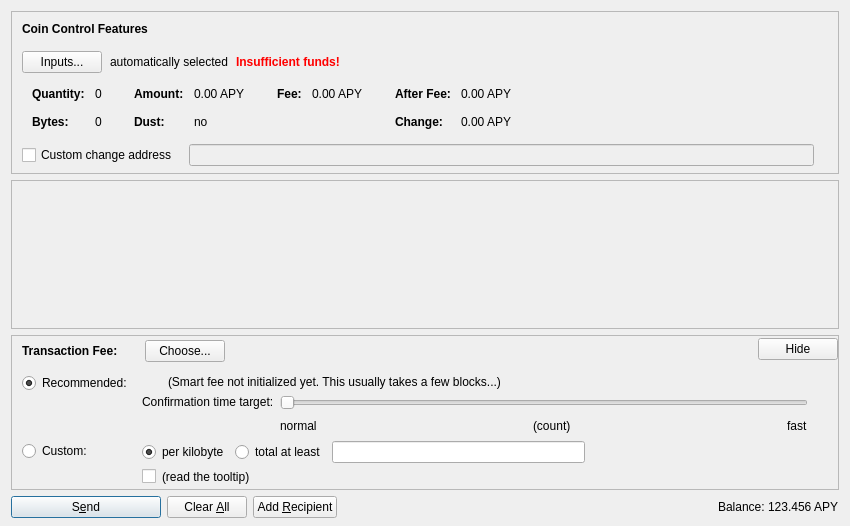
<?xml version="1.0" encoding="UTF-8"?>
<ui version="4.0">
 <class>SendCoinsDialog</class>
 <widget class="QDialog" name="SendCoinsDialog">
  <property name="geometry">
   <rect>
    <x>0</x>
    <y>0</y>
    <width>850</width>
    <height>526</height>
   </rect>
  </property>
  <property name="windowTitle">
   <string>Send Coins</string>
  </property>
  <layout class="QVBoxLayout" name="verticalLayout" stretch="0,1,0,0">
   <property name="bottomMargin">
    <number>8</number>
   </property>
   <item>
    <widget class="QFrame" name="frameCoinControl">
     <property name="sizePolicy">
      <sizepolicy hsizetype="Expanding" vsizetype="Expanding">
       <horstretch>0</horstretch>
       <verstretch>0</verstretch>
      </sizepolicy>
     </property>
     <property name="maximumSize">
      <size>
       <width>16777215</width>
       <height>16777215</height>
      </size>
     </property>
     <property name="frameShape">
      <enum>QFrame::StyledPanel</enum>
     </property>
     <property name="frameShadow">
      <enum>QFrame::Sunken</enum>
     </property>
     <layout class="QVBoxLayout" name="verticalLayoutCoinControl2">
      <property name="spacing">
       <number>0</number>
      </property>
      <property name="leftMargin">
       <number>0</number>
      </property>
      <property name="topMargin">
       <number>0</number>
      </property>
      <property name="rightMargin">
       <number>0</number>
      </property>
      <property name="bottomMargin">
       <number>6</number>
      </property>
      <item>
       <layout class="QVBoxLayout" name="verticalLayoutCoinControl" stretch="0,0,0,0,1">
        <property name="spacing">
         <number>0</number>
        </property>
        <property name="leftMargin">
         <number>10</number>
        </property>
        <property name="topMargin">
         <number>10</number>
        </property>
        <item>
         <layout class="QHBoxLayout" name="horizontalLayoutCoinControl1">
          <property name="bottomMargin">
           <number>15</number>
          </property>
          <item>
           <widget class="QLabel" name="labelCoinControlFeatures">
            <property name="sizePolicy">
             <sizepolicy hsizetype="Preferred" vsizetype="Maximum">
              <horstretch>0</horstretch>
              <verstretch>0</verstretch>
             </sizepolicy>
            </property>
            <property name="font">
             <font>
              <weight>75</weight>
              <bold>true</bold>
             </font>
            </property>
            <property name="styleSheet">
             <string notr="true">font-weight:bold;</string>
            </property>
            <property name="text">
             <string>Coin Control Features</string>
            </property>
           </widget>
          </item>
         </layout>
        </item>
        <item>
         <layout class="QHBoxLayout" name="horizontalLayoutCoinControl2" stretch="0,0,0,0">
          <property name="spacing">
           <number>8</number>
          </property>
          <property name="bottomMargin">
           <number>10</number>
          </property>
          <item>
           <widget class="QPushButton" name="pushButtonCoinControl">
            <property name="styleSheet">
             <string notr="true"/>
            </property>
            <property name="text">
             <string>Inputs...</string>
            </property>
            <property name="autoDefault">
             <bool>false</bool>
            </property>
           </widget>
          </item>
          <item>
           <widget class="QLabel" name="labelCoinControlAutomaticallySelected">
            <property name="text">
             <string>automatically selected</string>
            </property>
            <property name="margin">
             <number>5</number>
            </property>
           </widget>
          </item>
          <item>
           <widget class="QLabel" name="labelCoinControlInsuffFunds">
            <property name="font">
             <font>
              <weight>75</weight>
              <bold>true</bold>
             </font>
            </property>
            <property name="styleSheet">
             <string notr="true">color:red;font-weight:bold;</string>
            </property>
            <property name="text">
             <string>Insufficient funds!</string>
            </property>
            <property name="margin">
             <number>5</number>
            </property>
           </widget>
          </item>
          <item>
           <spacer name="horizontalSpacerCoinControl">
            <property name="orientation">
             <enum>Qt::Horizontal</enum>
            </property>
            <property name="sizeHint" stdset="0">
             <size>
              <width>40</width>
              <height>1</height>
             </size>
            </property>
           </spacer>
          </item>
         </layout>
        </item>
        <item>
         <widget class="QWidget" name="widgetCoinControl" native="true">
          <property name="sizePolicy">
           <sizepolicy hsizetype="Preferred" vsizetype="Preferred">
            <horstretch>0</horstretch>
            <verstretch>0</verstretch>
           </sizepolicy>
          </property>
          <property name="minimumSize">
           <size>
            <width>0</width>
            <height>0</height>
           </size>
          </property>
          <property name="styleSheet">
           <string notr="true"/>
          </property>
          <layout class="QHBoxLayout" name="horizontalLayoutCoinControl5">
           <property name="leftMargin">
            <number>0</number>
           </property>
           <property name="topMargin">
            <number>0</number>
           </property>
           <property name="rightMargin">
            <number>0</number>
           </property>
           <property name="bottomMargin">
            <number>0</number>
           </property>
           <item>
            <layout class="QHBoxLayout" name="horizontalLayoutCoinControl3" stretch="0,0,0,1">
             <property name="spacing">
              <number>20</number>
             </property>
             <property name="topMargin">
              <number>0</number>
             </property>
             <property name="bottomMargin">
              <number>10</number>
             </property>
             <item>
              <layout class="QFormLayout" name="formLayoutCoinControl1">
               <property name="horizontalSpacing">
                <number>10</number>
               </property>
               <property name="verticalSpacing">
                <number>14</number>
               </property>
               <property name="leftMargin">
                <number>10</number>
               </property>
               <property name="topMargin">
                <number>4</number>
               </property>
               <property name="rightMargin">
                <number>6</number>
               </property>
               <item row="0" column="0">
                <widget class="QLabel" name="labelCoinControlQuantityText">
                 <property name="font">
                  <font>
                   <weight>75</weight>
                   <bold>true</bold>
                  </font>
                 </property>
                 <property name="text">
                  <string>Quantity:</string>
                 </property>
                 <property name="margin">
                  <number>0</number>
                 </property>
                </widget>
               </item>
               <item row="0" column="1">
                <widget class="QLabel" name="labelCoinControlQuantity">
                 <property name="cursor">
                  <cursorShape>IBeamCursor</cursorShape>
                 </property>
                 <property name="contextMenuPolicy">
                  <enum>Qt::ActionsContextMenu</enum>
                 </property>
                 <property name="text">
                  <string notr="true">0</string>
                 </property>
                 <property name="margin">
                  <number>0</number>
                 </property>
                 <property name="textInteractionFlags">
                  <set>Qt::LinksAccessibleByMouse|Qt::TextSelectableByKeyboard|Qt::TextSelectableByMouse</set>
                 </property>
                </widget>
               </item>
               <item row="1" column="0">
                <widget class="QLabel" name="labelCoinControlBytesText">
                 <property name="font">
                  <font>
                   <weight>75</weight>
                   <bold>true</bold>
                  </font>
                 </property>
                 <property name="text">
                  <string>Bytes:</string>
                 </property>
                </widget>
               </item>
               <item row="1" column="1">
                <widget class="QLabel" name="labelCoinControlBytes">
                 <property name="cursor">
                  <cursorShape>IBeamCursor</cursorShape>
                 </property>
                 <property name="contextMenuPolicy">
                  <enum>Qt::ActionsContextMenu</enum>
                 </property>
                 <property name="text">
                  <string notr="true">0</string>
                 </property>
                 <property name="textInteractionFlags">
                  <set>Qt::LinksAccessibleByMouse|Qt::TextSelectableByKeyboard|Qt::TextSelectableByMouse</set>
                 </property>
                </widget>
               </item>
              </layout>
             </item>
             <item>
              <layout class="QFormLayout" name="formLayoutCoinControl2">
               <property name="horizontalSpacing">
                <number>10</number>
               </property>
               <property name="verticalSpacing">
                <number>14</number>
               </property>
               <property name="leftMargin">
                <number>6</number>
               </property>
               <property name="topMargin">
                <number>4</number>
               </property>
               <property name="rightMargin">
                <number>6</number>
               </property>
               <item row="0" column="0">
                <widget class="QLabel" name="labelCoinControlAmountText">
                 <property name="font">
                  <font>
                   <weight>75</weight>
                   <bold>true</bold>
                  </font>
                 </property>
                 <property name="text">
                  <string>Amount:</string>
                 </property>
                 <property name="margin">
                  <number>0</number>
                 </property>
                </widget>
               </item>
               <item row="0" column="1">
                <widget class="QLabel" name="labelCoinControlAmount">
                 <property name="cursor">
                  <cursorShape>IBeamCursor</cursorShape>
                 </property>
                 <property name="contextMenuPolicy">
                  <enum>Qt::ActionsContextMenu</enum>
                 </property>
                 <property name="text">
                  <string notr="true">0.00 APY</string>
                 </property>
                 <property name="textInteractionFlags">
                  <set>Qt::LinksAccessibleByMouse|Qt::TextSelectableByKeyboard|Qt::TextSelectableByMouse</set>
                 </property>
                </widget>
               </item>
               <item row="1" column="0">
                <widget class="QLabel" name="labelCoinControlLowOutputText">
                 <property name="font">
                  <font>
                   <weight>75</weight>
                   <bold>true</bold>
                  </font>
                 </property>
                 <property name="text">
                  <string>Dust:</string>
                 </property>
                </widget>
               </item>
               <item row="1" column="1">
                <widget class="QLabel" name="labelCoinControlLowOutput">
                 <property name="cursor">
                  <cursorShape>IBeamCursor</cursorShape>
                 </property>
                 <property name="contextMenuPolicy">
                  <enum>Qt::ActionsContextMenu</enum>
                 </property>
                 <property name="text">
                  <string notr="true">no</string>
                 </property>
                 <property name="textInteractionFlags">
                  <set>Qt::LinksAccessibleByMouse|Qt::TextSelectableByKeyboard|Qt::TextSelectableByMouse</set>
                 </property>
                </widget>
               </item>
              </layout>
             </item>
             <item>
              <layout class="QFormLayout" name="formLayoutCoinControl3">
               <property name="horizontalSpacing">
                <number>10</number>
               </property>
               <property name="verticalSpacing">
                <number>14</number>
               </property>
               <property name="leftMargin">
                <number>6</number>
               </property>
               <property name="topMargin">
                <number>4</number>
               </property>
               <property name="rightMargin">
                <number>6</number>
               </property>
               <item row="0" column="0">
                <widget class="QLabel" name="labelCoinControlFeeText">
                 <property name="font">
                  <font>
                   <weight>75</weight>
                   <bold>true</bold>
                  </font>
                 </property>
                 <property name="text">
                  <string>Fee:</string>
                 </property>
                 <property name="margin">
                  <number>0</number>
                 </property>
                </widget>
               </item>
               <item row="0" column="1">
                <widget class="QLabel" name="labelCoinControlFee">
                 <property name="cursor">
                  <cursorShape>IBeamCursor</cursorShape>
                 </property>
                 <property name="contextMenuPolicy">
                  <enum>Qt::ActionsContextMenu</enum>
                 </property>
                 <property name="text">
                  <string notr="true">0.00 APY</string>
                 </property>
                 <property name="textInteractionFlags">
                  <set>Qt::LinksAccessibleByMouse|Qt::TextSelectableByKeyboard|Qt::TextSelectableByMouse</set>
                 </property>
                </widget>
               </item>
              </layout>
             </item>
             <item>
              <layout class="QFormLayout" name="formLayoutCoinControl4">
               <property name="horizontalSpacing">
                <number>10</number>
               </property>
               <property name="verticalSpacing">
                <number>14</number>
               </property>
               <property name="leftMargin">
                <number>6</number>
               </property>
               <property name="topMargin">
                <number>4</number>
               </property>
               <property name="rightMargin">
                <number>6</number>
               </property>
               <item row="0" column="0">
                <widget class="QLabel" name="labelCoinControlAfterFeeText">
                 <property name="font">
                  <font>
                   <weight>75</weight>
                   <bold>true</bold>
                  </font>
                 </property>
                 <property name="text">
                  <string>After Fee:</string>
                 </property>
                 <property name="margin">
                  <number>0</number>
                 </property>
                </widget>
               </item>
               <item row="0" column="1">
                <widget class="QLabel" name="labelCoinControlAfterFee">
                 <property name="cursor">
                  <cursorShape>IBeamCursor</cursorShape>
                 </property>
                 <property name="contextMenuPolicy">
                  <enum>Qt::ActionsContextMenu</enum>
                 </property>
                 <property name="text">
                  <string notr="true">0.00 APY</string>
                 </property>
                 <property name="textInteractionFlags">
                  <set>Qt::LinksAccessibleByMouse|Qt::TextSelectableByKeyboard|Qt::TextSelectableByMouse</set>
                 </property>
                </widget>
               </item>
               <item row="1" column="0">
                <widget class="QLabel" name="labelCoinControlChangeText">
                 <property name="font">
                  <font>
                   <weight>75</weight>
                   <bold>true</bold>
                  </font>
                 </property>
                 <property name="text">
                  <string>Change:</string>
                 </property>
                </widget>
               </item>
               <item row="1" column="1">
                <widget class="QLabel" name="labelCoinControlChange">
                 <property name="cursor">
                  <cursorShape>IBeamCursor</cursorShape>
                 </property>
                 <property name="contextMenuPolicy">
                  <enum>Qt::ActionsContextMenu</enum>
                 </property>
                 <property name="text">
                  <string notr="true">0.00 APY</string>
                 </property>
                 <property name="textInteractionFlags">
                  <set>Qt::LinksAccessibleByMouse|Qt::TextSelectableByKeyboard|Qt::TextSelectableByMouse</set>
                 </property>
                </widget>
               </item>
              </layout>
             </item>
            </layout>
           </item>
          </layout>
         </widget>
        </item>
        <item>
         <layout class="QHBoxLayout" name="horizontalLayoutCoinControl4" stretch="0,0,0">
          <property name="spacing">
           <number>12</number>
          </property>
          <property name="sizeConstraint">
           <enum>QLayout::SetDefaultConstraint</enum>
          </property>
          <property name="topMargin">
           <number>5</number>
          </property>
          <property name="rightMargin">
           <number>5</number>
          </property>
          <item>
           <widget class="QCheckBox" name="checkBoxCoinControlChange">
            <property name="toolTip">
             <string>If this is activated, but the change address is empty or invalid, change will be sent to a newly generated address.</string>
            </property>
            <property name="text">
             <string>Custom change address</string>
            </property>
           </widget>
          </item>
          <item>
           <widget class="QValidatedLineEdit" name="lineEditCoinControlChange">
            <property name="enabled">
             <bool>false</bool>
            </property>
            <property name="sizePolicy">
             <sizepolicy hsizetype="Expanding" vsizetype="Fixed">
              <horstretch>0</horstretch>
              <verstretch>0</verstretch>
             </sizepolicy>
            </property>
           </widget>
          </item>
          <item>
           <widget class="QLabel" name="labelCoinControlChangeLabel">
            <property name="sizePolicy">
             <sizepolicy hsizetype="Preferred" vsizetype="Expanding">
              <horstretch>0</horstretch>
              <verstretch>0</verstretch>
             </sizepolicy>
            </property>
            <property name="minimumSize">
             <size>
              <width>0</width>
              <height>0</height>
             </size>
            </property>
            <property name="text">
             <string/>
            </property>
            <property name="margin">
             <number>3</number>
            </property>
           </widget>
          </item>
         </layout>
        </item>
        <item>
         <spacer name="verticalSpacerCoinControl">
          <property name="orientation">
           <enum>Qt::Vertical</enum>
          </property>
          <property name="sizeHint" stdset="0">
           <size>
            <width>800</width>
            <height>1</height>
           </size>
          </property>
         </spacer>
        </item>
       </layout>
      </item>
     </layout>
    </widget>
   </item>
   <item>
    <widget class="QScrollArea" name="scrollArea">
     <property name="widgetResizable">
      <bool>true</bool>
     </property>
     <widget class="QWidget" name="scrollAreaWidgetContents">
      <property name="geometry">
       <rect>
        <x>0</x>
        <y>0</y>
        <width>830</width>
        <height>104</height>
       </rect>
      </property>
      <layout class="QVBoxLayout" name="verticalLayout_2" stretch="0,1">
       <property name="leftMargin">
        <number>0</number>
       </property>
       <property name="topMargin">
        <number>0</number>
       </property>
       <property name="rightMargin">
        <number>0</number>
       </property>
       <property name="bottomMargin">
        <number>0</number>
       </property>
       <item>
        <layout class="QVBoxLayout" name="entries">
         <property name="spacing">
          <number>6</number>
         </property>
        </layout>
       </item>
       <item>
        <spacer name="verticalSpacer">
         <property name="orientation">
          <enum>Qt::Vertical</enum>
         </property>
         <property name="sizeHint" stdset="0">
          <size>
           <width>20</width>
           <height>40</height>
          </size>
         </property>
        </spacer>
       </item>
      </layout>
     </widget>
    </widget>
   </item>
   <item>
    <widget class="QFrame" name="frameFee">
     <property name="sizePolicy">
      <sizepolicy hsizetype="Expanding" vsizetype="Expanding">
       <horstretch>0</horstretch>
       <verstretch>0</verstretch>
      </sizepolicy>
     </property>
     <property name="maximumSize">
      <size>
       <width>16777215</width>
       <height>16777215</height>
      </size>
     </property>
     <property name="frameShape">
      <enum>QFrame::StyledPanel</enum>
     </property>
     <property name="frameShadow">
      <enum>QFrame::Sunken</enum>
     </property>
     <layout class="QVBoxLayout" name="verticalLayoutFee1">
      <property name="spacing">
       <number>0</number>
      </property>
      <property name="leftMargin">
       <number>0</number>
      </property>
      <property name="topMargin">
       <number>0</number>
      </property>
      <property name="rightMargin">
       <number>0</number>
      </property>
      <property name="bottomMargin">
       <number>0</number>
      </property>
      <item>
       <layout class="QVBoxLayout" name="verticalLayoutFee2" stretch="0,0,0">
        <property name="spacing">
         <number>0</number>
        </property>
        <property name="leftMargin">
         <number>10</number>
        </property>
        <property name="topMargin">
         <number>0</number>
        </property>
        <item>
         <layout class="QHBoxLayout" name="horizontalLayoutFee1">
          <property name="bottomMargin">
           <number>0</number>
          </property>
          <item>
           <layout class="QVBoxLayout" name="verticalLayoutFee7">
            <property name="spacing">
             <number>0</number>
            </property>
            <item>
             <spacer name="verticalSpacerSmartFee">
              <property name="orientation">
               <enum>Qt::Vertical</enum>
              </property>
              <property name="sizeType">
               <enum>QSizePolicy::Fixed</enum>
              </property>
              <property name="sizeHint" stdset="0">
               <size>
                <width>1</width>
                <height>4</height>
               </size>
              </property>
             </spacer>
            </item>
            <item>
             <layout class="QHBoxLayout" name="horizontalLayoutSmartFee">
              <property name="spacing">
               <number>10</number>
              </property>
              <item>
               <widget class="QLabel" name="labelFeeHeadline">
                <property name="sizePolicy">
                 <sizepolicy hsizetype="Preferred" vsizetype="Maximum">
                  <horstretch>0</horstretch>
                  <verstretch>0</verstretch>
                 </sizepolicy>
                </property>
                <property name="font">
                 <font>
                  <weight>75</weight>
                  <bold>true</bold>
                 </font>
                </property>
                <property name="styleSheet">
                 <string notr="true">font-weight:bold;</string>
                </property>
                <property name="text">
                 <string>Transaction Fee:</string>
                </property>
               </widget>
              </item>
              <item>
               <widget class="QLabel" name="labelFeeMinimized">
                <property name="text">
                 <string/>
                </property>
               </widget>
              </item>
              <item>
               <widget class="QPushButton" name="buttonChooseFee">
                <property name="text">
                 <string>Choose...</string>
                </property>
               </widget>
              </item>
             </layout>
            </item>
            <item>
             <spacer name="verticalSpacer_5">
              <property name="orientation">
               <enum>Qt::Vertical</enum>
              </property>
              <property name="sizeHint" stdset="0">
               <size>
                <width>1</width>
                <height>1</height>
               </size>
              </property>
             </spacer>
            </item>
           </layout>
          </item>
          <item>
           <spacer name="horizontalSpacer_4">
            <property name="orientation">
             <enum>Qt::Horizontal</enum>
            </property>
            <property name="sizeHint" stdset="0">
             <size>
              <width>40</width>
              <height>20</height>
             </size>
            </property>
           </spacer>
          </item>
          <item>
           <widget class="QPushButton" name="buttonMinimizeFee">
            <property name="toolTip">
             <string>collapse fee-settings</string>
            </property>
            <property name="text">
             <string>Hide</string>
            </property>
           </widget>
          </item>
         </layout>
        </item>
        <item>
         <widget class="QFrame" name="frameFeeSelection">
          <layout class="QVBoxLayout" name="verticalLayoutFee12">
           <property name="spacing">
            <number>0</number>
           </property>
           <property name="leftMargin">
            <number>0</number>
           </property>
           <property name="topMargin">
            <number>0</number>
           </property>
           <property name="rightMargin">
            <number>0</number>
           </property>
           <property name="bottomMargin">
            <number>0</number>
           </property>
           <item>
            <layout class="QGridLayout" name="gridLayoutFee">
             <property name="topMargin">
              <number>10</number>
             </property>
             <property name="bottomMargin">
              <number>4</number>
             </property>
             <property name="horizontalSpacing">
              <number>10</number>
             </property>
             <property name="verticalSpacing">
              <number>4</number>
             </property>
             <item row="1" column="1">
              <layout class="QVBoxLayout" name="verticalLayoutFee8">
               <property name="spacing">
                <number>6</number>
               </property>
               <item>
                <layout class="QHBoxLayout" name="horizontalLayoutFee13">
                 <item>
                  <widget class="QRadioButton" name="radioCustomPerKilobyte">
                   <property name="toolTip">
                    <string>If the custom fee is set to 1000 satoshis and the transaction is only 250 bytes, then &quot;per kilobyte&quot; only pays 250 satoshis in fee, while &quot;total at least&quot; pays 1000 satoshis. For transactions bigger than a kilobyte both pay by kilobyte.</string>
                   </property>
                   <property name="text">
                    <string>per kilobyte</string>
                   </property>
                   <property name="checked">
                    <bool>true</bool>
                   </property>
                   <attribute name="buttonGroup">
                    <string notr="true">groupCustomFee</string>
                   </attribute>
                  </widget>
                 </item>
                 <item>
                  <widget class="QRadioButton" name="radioCustomAtLeast">
                   <property name="toolTip">
                    <string>If the custom fee is set to 1000 satoshis and the transaction is only 250 bytes, then &quot;per kilobyte&quot; only pays 250 satoshis in fee, while &quot;total at least&quot; pays 1000 satoshis. For transactions bigger than a kilobyte both pay by kilobyte.</string>
                   </property>
                   <property name="text">
                    <string>total at least</string>
                   </property>
                   <attribute name="buttonGroup">
                    <string notr="true">groupCustomFee</string>
                   </attribute>
                  </widget>
                 </item>
                 <item>
                  <widget class="BitcoinAmountField" name="customFee"/>
                 </item>
                 <item>
                  <spacer name="horizontalSpacer_6">
                   <property name="orientation">
                    <enum>Qt::Horizontal</enum>
                   </property>
                   <property name="sizeHint" stdset="0">
                    <size>
                     <width>1</width>
                     <height>1</height>
                    </size>
                   </property>
                  </spacer>
                 </item>
                </layout>
               </item>
               <item>
                <layout class="QHBoxLayout" name="horizontalLayoutFee8">
                 <item>
                  <widget class="QCheckBox" name="checkBoxMinimumFee">
                   <property name="toolTip">
                    <string>Paying only the minimum fee is just fine as long as there is less transaction volume than space in the blocks. But be aware that this can end up in a never confirming transaction once there is more demand for bitcoin transactions than the network can process.</string>
                   </property>
                   <property name="text">
                    <string/>
                   </property>
                  </widget>
                 </item>
                 <item>
                  <widget class="QLabel" name="labelMinFeeWarning">
                   <property name="enabled">
                    <bool>true</bool>
                   </property>
                   <property name="toolTip">
                    <string>Paying only the minimum fee is just fine as long as there is less transaction volume than space in the blocks. But be aware that this can end up in a never confirming transaction once there is more demand for bitcoin transactions than the network can process.</string>
                   </property>
                   <property name="text">
                    <string>(read the tooltip)</string>
                   </property>
                   <property name="margin">
                    <number>5</number>
                   </property>
                  </widget>
                 </item>
                 <item>
                  <spacer name="horizontalSpacer_2">
                   <property name="orientation">
                    <enum>Qt::Horizontal</enum>
                   </property>
                   <property name="sizeHint" stdset="0">
                    <size>
                     <width>1</width>
                     <height>1</height>
                    </size>
                   </property>
                  </spacer>
                 </item>
                </layout>
               </item>
              </layout>
             </item>
             <item row="0" column="0">
              <layout class="QVBoxLayout" name="verticalLayoutFee4" stretch="0,1">
               <item>
                <widget class="QRadioButton" name="radioSmartFee">
                 <property name="text">
                  <string>Recommended:</string>
                 </property>
                 <property name="checked">
                  <bool>true</bool>
                 </property>
                 <attribute name="buttonGroup">
                  <string notr="true">groupFee</string>
                 </attribute>
                </widget>
               </item>
               <item>
                <spacer name="verticalSpacer_2">
                 <property name="orientation">
                  <enum>Qt::Vertical</enum>
                 </property>
                 <property name="sizeHint" stdset="0">
                  <size>
                   <width>1</width>
                   <height>1</height>
                  </size>
                 </property>
                </spacer>
               </item>
              </layout>
             </item>
             <item row="1" column="0">
              <layout class="QVBoxLayout" name="verticalLayoutFee9" stretch="0,1">
               <item>
                <widget class="QRadioButton" name="radioCustomFee">
                 <property name="text">
                  <string>Custom:</string>
                 </property>
                 <attribute name="buttonGroup">
                  <string notr="true">groupFee</string>
                 </attribute>
                </widget>
               </item>
               <item>
                <spacer name="verticalSpacer_6">
                 <property name="orientation">
                  <enum>Qt::Vertical</enum>
                 </property>
                 <property name="sizeHint" stdset="0">
                  <size>
                   <width>1</width>
                   <height>1</height>
                  </size>
                 </property>
                </spacer>
               </item>
              </layout>
             </item>
             <item row="0" column="1">
              <layout class="QVBoxLayout" name="verticalLayoutFee3" stretch="0,0,1">
               <property name="spacing">
                <number>6</number>
               </property>
               <property name="topMargin">
                <number>2</number>
               </property>
               <item>
                <layout class="QHBoxLayout" name="horizontalLayoutFee12">
                 <item>
                  <widget class="QLabel" name="labelSmartFee">
                   <property name="text">
                    <string/>
                   </property>
                   <property name="margin">
                    <number>2</number>
                   </property>
                  </widget>
                 </item>
                 <item>
                  <widget class="QLabel" name="labelFeeEstimation">
                   <property name="text">
                    <string/>
                   </property>
                  </widget>
                 </item>
                 <item>
                  <widget class="QLabel" name="labelSmartFee2">
                   <property name="text">
                    <string>(Smart fee not initialized yet. This usually takes a few blocks...)</string>
                   </property>
                   <property name="margin">
                    <number>2</number>
                   </property>
                  </widget>
                 </item>
                 <item>
                  <spacer name="horizontalSpacer_5">
                   <property name="orientation">
                    <enum>Qt::Horizontal</enum>
                   </property>
                   <property name="sizeHint" stdset="0">
                    <size>
                     <width>1</width>
                     <height>1</height>
                    </size>
                   </property>
                  </spacer>
                 </item>
                </layout>
               </item>
               <item>
                <layout class="QHBoxLayout" name="horizontalLayoutFee9">
                 <item>
                  <layout class="QVBoxLayout" name="verticalLayoutFee6">
                   <item>
                    <widget class="QLabel" name="labelSmartFee3">
                     <property name="text">
                      <string>Confirmation time target:</string>
                     </property>
                     <property name="margin">
                      <number>2</number>
                     </property>
                    </widget>
                   </item>
                   <item>
                    <spacer name="verticalSpacer_3">
                     <property name="orientation">
                      <enum>Qt::Vertical</enum>
                     </property>
                     <property name="sizeHint" stdset="0">
                      <size>
                       <width>1</width>
                       <height>1</height>
                      </size>
                     </property>
                    </spacer>
                   </item>
                  </layout>
                 </item>
                 <item>
                  <layout class="QVBoxLayout" name="verticalLayoutFee5">
                   <property name="rightMargin">
                    <number>30</number>
                   </property>
                   <item>
                    <widget class="QSlider" name="sliderSmartFee">
                     <property name="minimum">
                      <number>0</number>
                     </property>
                     <property name="maximum">
                      <number>23</number>
                     </property>
                     <property name="pageStep">
                      <number>1</number>
                     </property>
                     <property name="value">
                      <number>0</number>
                     </property>
                     <property name="orientation">
                      <enum>Qt::Horizontal</enum>
                     </property>
                     <property name="invertedAppearance">
                      <bool>false</bool>
                     </property>
                     <property name="invertedControls">
                      <bool>false</bool>
                     </property>
                     <property name="tickPosition">
                      <enum>QSlider::NoTicks</enum>
                     </property>
                    </widget>
                   </item>
                   <item>
                    <layout class="QHBoxLayout" name="horizontalLayoutFee10">
                     <item>
                      <widget class="QLabel" name="labelSmartFeeNormal">
                       <property name="text">
                        <string>normal</string>
                       </property>
                      </widget>
                     </item>
                     <item>
                      <spacer name="horizontalSpacer_7">
                       <property name="orientation">
                        <enum>Qt::Horizontal</enum>
                       </property>
                       <property name="sizeHint" stdset="0">
                        <size>
                         <width>40</width>
                         <height>20</height>
                        </size>
                       </property>
                      </spacer>
                     </item>
                     <item>
                      <widget class="QLabel" name="confirmationTargetLabel">
                       <property name="text">
                        <string notr="true">(count)</string>
                       </property>
                      </widget>
                     </item>
                     <item>
                      <spacer name="horizontalSpacer_3">
                       <property name="orientation">
                        <enum>Qt::Horizontal</enum>
                       </property>
                       <property name="sizeHint" stdset="0">
                        <size>
                         <width>40</width>
                         <height>20</height>
                        </size>
                       </property>
                      </spacer>
                     </item>
                     <item>
                      <widget class="QLabel" name="labelSmartFeeFast">
                       <property name="text">
                        <string>fast</string>
                       </property>
                      </widget>
                     </item>
                    </layout>
                   </item>
                  </layout>
                 </item>
                </layout>
               </item>
               <item>
                <spacer name="verticalSpacer_4">
                 <property name="orientation">
                  <enum>Qt::Vertical</enum>
                 </property>
                 <property name="sizeHint" stdset="0">
                  <size>
                   <width>1</width>
                   <height>1</height>
                  </size>
                 </property>
                </spacer>
               </item>
              </layout>
             </item>
            </layout>
           </item>
          </layout>
         </widget>
        </item>
        <item>
         <spacer name="verticalSpacerFee">
          <property name="orientation">
           <enum>Qt::Vertical</enum>
          </property>
          <property name="sizeHint" stdset="0">
           <size>
            <width>800</width>
            <height>1</height>
           </size>
          </property>
         </spacer>
        </item>
       </layout>
      </item>
     </layout>
    </widget>
   </item>
   <item>
    <layout class="QHBoxLayout" name="horizontalLayout">
     <item>
      <widget class="QPushButton" name="sendButton">
       <property name="minimumSize">
        <size>
         <width>150</width>
         <height>0</height>
        </size>
       </property>
       <property name="toolTip">
        <string>Confirm the send action</string>
       </property>
       <property name="text">
        <string>S&amp;end</string>
       </property>
       <property name="icon">
        <iconset resource="../bitcoin.qrc">
         <normaloff>:/icons/send</normaloff>:/icons/send</iconset>
       </property>
       <property name="autoDefault">
        <bool>false</bool>
       </property>
       <property name="default">
        <bool>true</bool>
       </property>
      </widget>
     </item>
     <item>
      <widget class="QPushButton" name="clearButton">
       <property name="sizePolicy">
        <sizepolicy hsizetype="Minimum" vsizetype="Fixed">
         <horstretch>0</horstretch>
         <verstretch>0</verstretch>
        </sizepolicy>
       </property>
       <property name="toolTip">
        <string>Clear all fields of the form.</string>
       </property>
       <property name="text">
        <string>Clear &amp;All</string>
       </property>
       <property name="icon">
        <iconset resource="../bitcoin.qrc">
         <normaloff>:/icons/remove</normaloff>:/icons/remove</iconset>
       </property>
       <property name="autoDefault">
        <bool>false</bool>
       </property>
      </widget>
     </item>
     <item>
      <widget class="QPushButton" name="addButton">
       <property name="toolTip">
        <string>Send to multiple recipients at once</string>
       </property>
       <property name="text">
        <string>Add &amp;Recipient</string>
       </property>
       <property name="icon">
        <iconset resource="../bitcoin.qrc">
         <normaloff>:/icons/add</normaloff>:/icons/add</iconset>
       </property>
       <property name="autoDefault">
        <bool>false</bool>
       </property>
      </widget>
     </item>
     <item>
      <spacer name="horizontalSpacer">
       <property name="orientation">
        <enum>Qt::Horizontal</enum>
       </property>
       <property name="sizeHint" stdset="0">
        <size>
         <width>40</width>
         <height>20</height>
        </size>
       </property>
      </spacer>
     </item>
     <item>
      <layout class="QHBoxLayout" name="horizontalLayout_2">
       <property name="spacing">
        <number>3</number>
       </property>
       <item>
        <widget class="QLabel" name="label">
         <property name="sizePolicy">
          <sizepolicy hsizetype="Preferred" vsizetype="Fixed">
           <horstretch>0</horstretch>
           <verstretch>0</verstretch>
          </sizepolicy>
         </property>
         <property name="text">
          <string>Balance:</string>
         </property>
        </widget>
       </item>
       <item>
        <widget class="QLabel" name="labelBalance">
         <property name="sizePolicy">
          <sizepolicy hsizetype="Preferred" vsizetype="Fixed">
           <horstretch>0</horstretch>
           <verstretch>0</verstretch>
          </sizepolicy>
         </property>
         <property name="cursor">
          <cursorShape>IBeamCursor</cursorShape>
         </property>
         <property name="text">
          <string notr="true">123.456 APY</string>
         </property>
         <property name="textInteractionFlags">
          <set>Qt::LinksAccessibleByMouse|Qt::TextSelectableByKeyboard|Qt::TextSelectableByMouse</set>
         </property>
        </widget>
       </item>
      </layout>
     </item>
    </layout>
   </item>
  </layout>
 </widget>
 <customwidgets>
  <customwidget>
   <class>QValidatedLineEdit</class>
   <extends>QLineEdit</extends>
   <header>qvalidatedlineedit.h</header>
  </customwidget>
  <customwidget>
   <class>BitcoinAmountField</class>
   <extends>QLineEdit</extends>
   <header>bitcoinamountfield.h</header>
   <container>1</container>
  </customwidget>
 </customwidgets>
 <resources>
  <include location="../bitcoin.qrc"/>
 </resources>
 <connections/>
 <buttongroups>
  <buttongroup name="groupFee"/>
  <buttongroup name="groupCustomFee"/>
 </buttongroups>
</ui>
